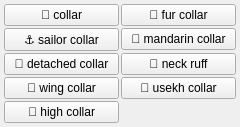
<?xml version="1.0" encoding="UTF-8"?>
<ui version="4.0">
 <class>clothes_collar_menu</class>
 <widget class="QWidget" name="clothes_collar_menu">
  <property name="geometry">
   <rect><x>0</x><y>0</y><width>240</width><height>60</height></rect>
  </property>
  <layout class="QGridLayout" name="grid">
   <property name="leftMargin"><number>4</number></property>
   <property name="topMargin"><number>4</number></property>
   <property name="rightMargin"><number>4</number></property>
   <property name="bottomMargin"><number>4</number></property>
   <property name="horizontalSpacing"><number>2</number></property>
   <property name="verticalSpacing"><number>2</number></property>
   <item row="0" column="0">
    <widget class="QPushButton" name="chk_collar">
     <property name="checkable"><bool>true</bool></property>
     <property name="text"><string>👔 collar</string></property>
     <property name="tags" stdset="0"><string>collar</string></property>
     <property name="group" stdset="0"><string>collar</string></property>
    </widget>
   </item>
   <item row="1" column="0">
    <widget class="QPushButton" name="chk_sailor_collar">
     <property name="checkable"><bool>true</bool></property>
     <property name="text"><string>⚓ sailor collar</string></property>
     <property name="tags" stdset="0"><string>sailor collar</string></property>
     <property name="group" stdset="0"><string>collar</string></property>
    </widget>
   </item>
   <item row="2" column="0">
    <widget class="QPushButton" name="chk_detached_collar">
     <property name="checkable"><bool>true</bool></property>
     <property name="text"><string>🧷 detached collar</string></property>
     <property name="tags" stdset="0"><string>detached collar</string></property>
     <property name="group" stdset="0"><string>collar</string></property>
    </widget>
   </item>
   <item row="3" column="0">
    <widget class="QPushButton" name="chk_wing_collar">
     <property name="checkable"><bool>true</bool></property>
     <property name="text"><string>🦋 wing collar</string></property>
     <property name="tags" stdset="0"><string>wing collar</string></property>
     <property name="group" stdset="0"><string>collar</string></property>
    </widget>
   </item>
   <item row="4" column="0">
    <widget class="QPushButton" name="chk_high_collar">
     <property name="checkable"><bool>true</bool></property>
     <property name="text"><string>🧣 high collar</string></property>
     <property name="tags" stdset="0"><string>high collar</string></property>
     <property name="group" stdset="0"><string>collar</string></property>
    </widget>
   </item>
   <item row="0" column="1">
    <widget class="QPushButton" name="chk_fur_collar">
     <property name="checkable"><bool>true</bool></property>
     <property name="text"><string>🧸 fur collar</string></property>
     <property name="tags" stdset="0"><string>fur collar</string></property>
     <property name="group" stdset="0"><string>collar</string></property>
    </widget>
   </item>
   <item row="1" column="1">
    <widget class="QPushButton" name="chk_mandarin_collar">
     <property name="checkable"><bool>true</bool></property>
     <property name="text"><string>🏮 mandarin collar</string></property>
     <property name="tags" stdset="0"><string>mandarin collar</string></property>
     <property name="group" stdset="0"><string>collar</string></property>
    </widget>
   </item>
   <item row="2" column="1">
    <widget class="QPushButton" name="chk_neck_ruff">
     <property name="checkable"><bool>true</bool></property>
     <property name="text"><string>🌊 neck ruff</string></property>
     <property name="tags" stdset="0"><string>neck ruff</string></property>
     <property name="group" stdset="0"><string>collar</string></property>
    </widget>
   </item>
   <item row="3" column="1">
    <widget class="QPushButton" name="chk_usekh_collar">
     <property name="checkable"><bool>true</bool></property>
     <property name="text"><string>🏺 usekh collar</string></property>
     <property name="tags" stdset="0"><string>usekh collar</string></property>
     <property name="group" stdset="0"><string>collar</string></property>
    </widget>
   </item>
  </layout>
 </widget>
 <resources/>
 <connections/>
</ui>
